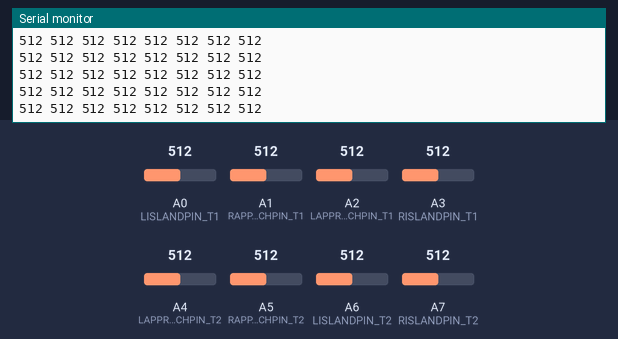
The sketch below on a simulated Arduino Nano, built with avr-gcc and run on an emulated ATmega328P. Shown: the last lines printed to the serial monitor. The inputs (shaded band) are chosen by the test bench; at power-on: A0 (LISLANDPIN_T1) = 512, A1 (RAPPROACHPIN_T1) = 512, A2 (LAPPROACHPIN_T1) = 512, A3 (RISLANDPIN_T1) = 512, A4 (LAPPROACHPIN_T2) = 512, A5 (RAPPROACHPIN_T2) = 512, A6 (LISLANDPIN_T2) = 512, A7 (RISLANDPIN_T2) = 512.

Above: at 1.2 s.
1.3 s: A0 (LISLANDPIN_T1) set to 105
At 1.69 s:
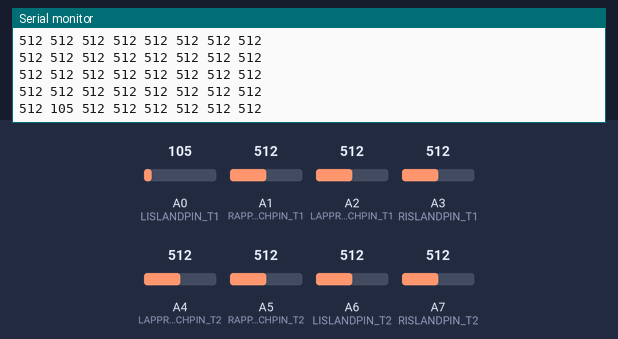
4.3 s: A0 (LISLANDPIN_T1) set to 89
At 4.47 s:
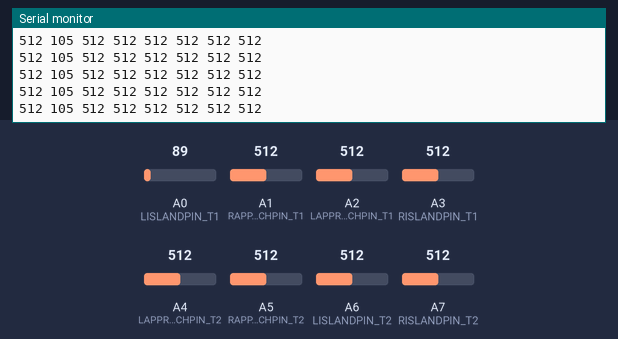
Timing chart, 0 to 7.3 s (numbered marks = the images above; inputs shaded):
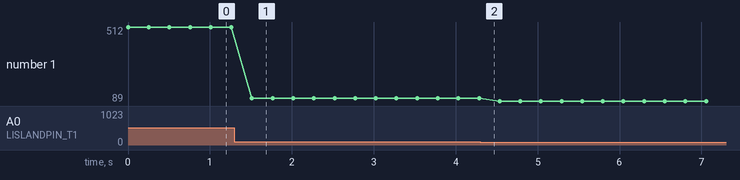

The sketch:

mrr_2trackCrossing_PhotoresistorTest.ino
```cpp
#define LAPPROACHPIN_T1 A2
#define RAPPROACHPIN_T1 A1
#define LISLANDPIN_T1 A0
#define RISLANDPIN_T1 A3

#define LAPPROACHPIN_T2 A4
#define RAPPROACHPIN_T2 A5
#define LISLANDPIN_T2 A6
#define RISLANDPIN_T2 A7

int lapp1, rapp1, lisl1, risl1;
int lapp2, rapp2, lisl2, risl2;

void setup() {
  Serial.begin(9600);

}

void loop() {
  lapp1 = analogRead(LAPPROACHPIN_T1);
  rapp1 = analogRead(RAPPROACHPIN_T1);
  lisl1 = analogRead(LISLANDPIN_T1);
  risl1 = analogRead(RISLANDPIN_T1);

  lapp2 = analogRead(LAPPROACHPIN_T2);
  rapp2 = analogRead(RAPPROACHPIN_T2);
  lisl2 = analogRead(LISLANDPIN_T2);
  risl2 = analogRead(RISLANDPIN_T2);

  //Serial.print("Analog value: ");
  String str = "";
  String outString;
  outString = str + lapp1 + " " +  lisl1 + " " + risl1 + " " + rapp1 +" " + lapp2  + " " + lisl2 + " " + risl2+ " " + rapp2;
  Serial.println(outString);

  delay(250);

}
```

Measured:
- after the input at 1.3 s, the serial monitor: prints a new line after 0.21 s (image 1)
- plotted number 1: 512 → 105 after the input at 1.3 s, 105 → 89 after the input at 4.3 s
